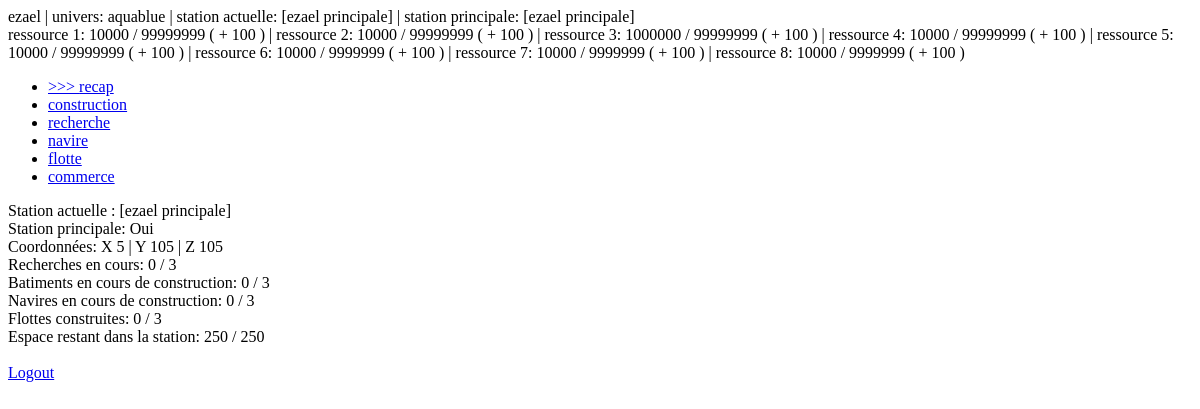
Page / (signed in) on the earlier database version.
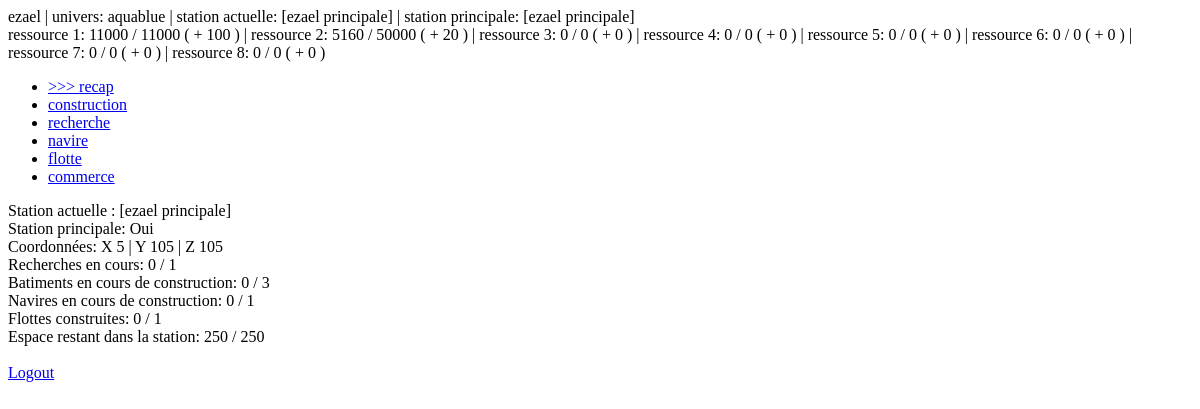
Same page on the later database version.
### game/models.py (models this page shows, shortened)
class Station(models.Model):
    nom = models.CharField(max_length=32)
    joueur = models.ForeignKey(settings.AUTH_USER_MODEL, on_delete=models.CASCADE)
    principale = models.IntegerField(default=1)
    coord_x = models.IntegerField(blank=True)
    coord_y = models.IntegerField(blank=True)
    coord_z = models.IntegerField(blank=True)
    res0 = models.IntegerField(default=10000)
    res1 = models.IntegerField(default=5000)
    res2 = models.IntegerField(default=0)
    res3 = models.IntegerField(default=0)
    res4 = models.IntegerField(default=0)
    res5 = models.IntegerField(default=0)
    res6 = models.IntegerField(default=0)
    res7 = models.IntegerField(default=0)
    cron_res0 = models.IntegerField(default=100)
    cron_res1 = models.IntegerField(default=50)
    cron_res2 = models.IntegerField(default=0)
    cron_res3 = models.IntegerField(default=0)
    cron_res4 = models.IntegerField(default=0)
    cron_res5 = models.IntegerField(default=0)
    cron_res6 = models.IntegerField(default=0)
    cron_res7 = models.IntegerField(default=0)
    cap_res0 = models.IntegerField(default=100000)
    cap_res1 = models.IntegerField(default=25000)
    cap_res2 = models.IntegerField(default=0)
    cap_res3 = models.IntegerField(default=0)
    cap_res4 = models.IntegerField(default=0)
    cap_res5 = models.IntegerField(default=0)
    cap_res6 = models.IntegerField(default=0)
    cap_res7= models.IntegerField(default=0)
    recherches_actu = models.IntegerField(default=0)
    recherches_max = models.IntegerField(default=1)
    flottes_actu = models.IntegerField(default=0)
    flottes_max = models.IntegerField(default=3)
    batiments_actu = models.IntegerField(default=0)
    batiments_max = models.IntegerField(default=3)
    batiments_slots = models.IntegerField(default=250)
    navires_actu = models.IntegerField(default=0)
    navires_max = models.IntegerField(default=10)
    debris_actu = models.IntegerField(default=0)
    debris_max = models.IntegerField(default=10000)
    pv = models.IntegerField(default=10000)
    pv_max = models.IntegerField(default=10000)

### game/views.py (the view)
# urls.py: path('', views.index, name='index'),
def index(request):
    if not request.user.is_authenticated:
        return redirect('accounts/login/')
    else:
        ctx = Contexte(request)
        ctx['page'] = "recap"
        return render(request, 'index.html', context=ctx)

### templates/index.html
{% extends "base_generic.html" %}
{% block content %}
<div>Station actuelle : {{ station_actuelle.nom }}</div>
<div>
    Station principale:
    {% if station_actuelle.principale == 1 %}
        Oui
     {% else %}
        Non
    {% endif %}
</div>
<div>Coordonnées: X {{ station_actuelle.coord_x }} | Y {{ station_actuelle.coord_y }} | Z {{ station_actuelle.coord_z }}</div>
<div>Recherches en cours: {{ station_actuelle.recherches_actu }} / {{ station_actuelle.recherches_max }}</div>
<div>Batiments en cours de construction: {{ station_actuelle.batiments_actu }} / {{ station_actuelle.batiments_max }}</div>
<div>Navires en cours de construction: {{ station_actuelle.navires_actu }} / {{ station_actuelle.navires_max }}</div>
<div>Flottes construites: {{ station_actuelle.flottes_actu }} / {{ station_actuelle.flottes_max }}</div>
<div>Espace restant dans la station: {{ station_actuelle.batiments_slots }} / 250</div>
<br>
<a href="/accounts/logout/">Logout</a>
{% endblock %}

### templates/base_generic.html (shortened to what this page needs)
{% load i18n %}
<!DOCTYPE html>
<html lang="{{ lang }}">
<head>
</head>
<body>
  <div>
    {{ user.username }} |
    {{ trad.univers }}: {{ serveur.nom }} |
    {{ trad.station_actuelle }}: {{ station_actuelle.nom }} |
    {{ trad.station_principale }}: {{ station_principale.nom }}
  </div>
  <div>
    <span>
      {{ trad.res0 }}: {{ station_actuelle.res0 }} / {{ station_actuelle.cap_res0 }}
      ( + {{ station_actuelle.cron_res0 }} )
    </span> |
    <span>
      {{ trad.res1 }}: {{ station_actuelle.res1 }} / {{ station_actuelle.cap_res1 }}
      ( + {{ station_actuelle.cron_res1 }} )
    </span> |
    <span>
      {{ trad.res2 }}: {{ station_actuelle.res2 }} / {{ station_actuelle.cap_res2 }}
      ( + {{ station_actuelle.cron_res2 }} )
    </span> |
    <span>
      {{ trad.res3 }}: {{ station_actuelle.res3 }} / {{ station_actuelle.cap_res3 }}
      ( + {{ station_actuelle.cron_res3 }} )
    </span> |
    <span>
      {{ trad.res4 }}: {{ station_actuelle.res4 }} / {{ station_actuelle.cap_res4 }}
      ( + {{ station_actuelle.cron_res4 }} )
    </span> |
    <span>
      {{ trad.res5 }}: {{ station_actuelle.res5 }} / {{ station_actuelle.cap_res5 }}
      ( + {{ station_actuelle.cron_res5 }} )
    </span> |
    <span>
      {{ trad.res6 }}: {{ station_actuelle.res6 }} / {{ station_actuelle.cap_res6 }}
      ( + {{ station_actuelle.cron_res6 }} )
    </span> |
    <span>
      {{ trad.res7 }}: {{ station_actuelle.res7 }} / {{ station_actuelle.cap_res7 }}
      ( + {{ station_actuelle.cron_res7 }} )
    </span>
  </div>
  {% block sidebar %}
    <ul>
      <li><a href="/">{% if page == 'recap' %}>>> {% endif %}recap</a></li>
      <li><a href="/construction">{% if page == 'construction' %}>>> {% endif %}construction</a></li>
      <li><a href="/recherche/">{% if page == 'recherche' %}>>> {% endif %}recherche</a></li>
      <li><a href="/navire/">{% if page == 'navire' %}>>> {% endif %}navire</a></li>
      <li><a href="/flotte/">{% if page == 'flotte' %}>>> {% endif %}flotte</a></li>
      <li><a href="/commerce/">{% if page == 'commerce' %}>>> {% endif %}commerce</a></li>
    </ul>
  {% endblock %}
  {% block content %}{% endblock %}
</body>
</html>

Differences in the rows shown:
changed Station "[ezael principale]": res0 "10000" → "11000"; cap_res0 "99999999" → "11000"; res1 "10000" → "5160"; cap_res1 "99999999" → "50000"; cron_res1 "100" → "20"; res2 "1000000" → "0"; cap_res2 "99999999" → "0"; cron_res2 "100" → "0"; res3 "10000" → "0"; cap_res3 "99999999" → "0"; cron_res3 "100" → "0"; res4 "10000" → "0"; cap_res4 "99999999" → "0"; cron_res4 "100" → "0"; res5 "10000" → "0"; cap_res5 "9999999" → "0"; cron_res5 "100" → "0"; res6 "10000" → "0"; cap_res6 "9999999" → "0"; cron_res6 "100" → "0"; res7 "10000" → "0"; cap_res7 "9999999" → "0"; cron_res7 "100" → "0"; recherches_max "3" → "1"; navires_max "3" → "1"; flottes_max "3" → "1"
